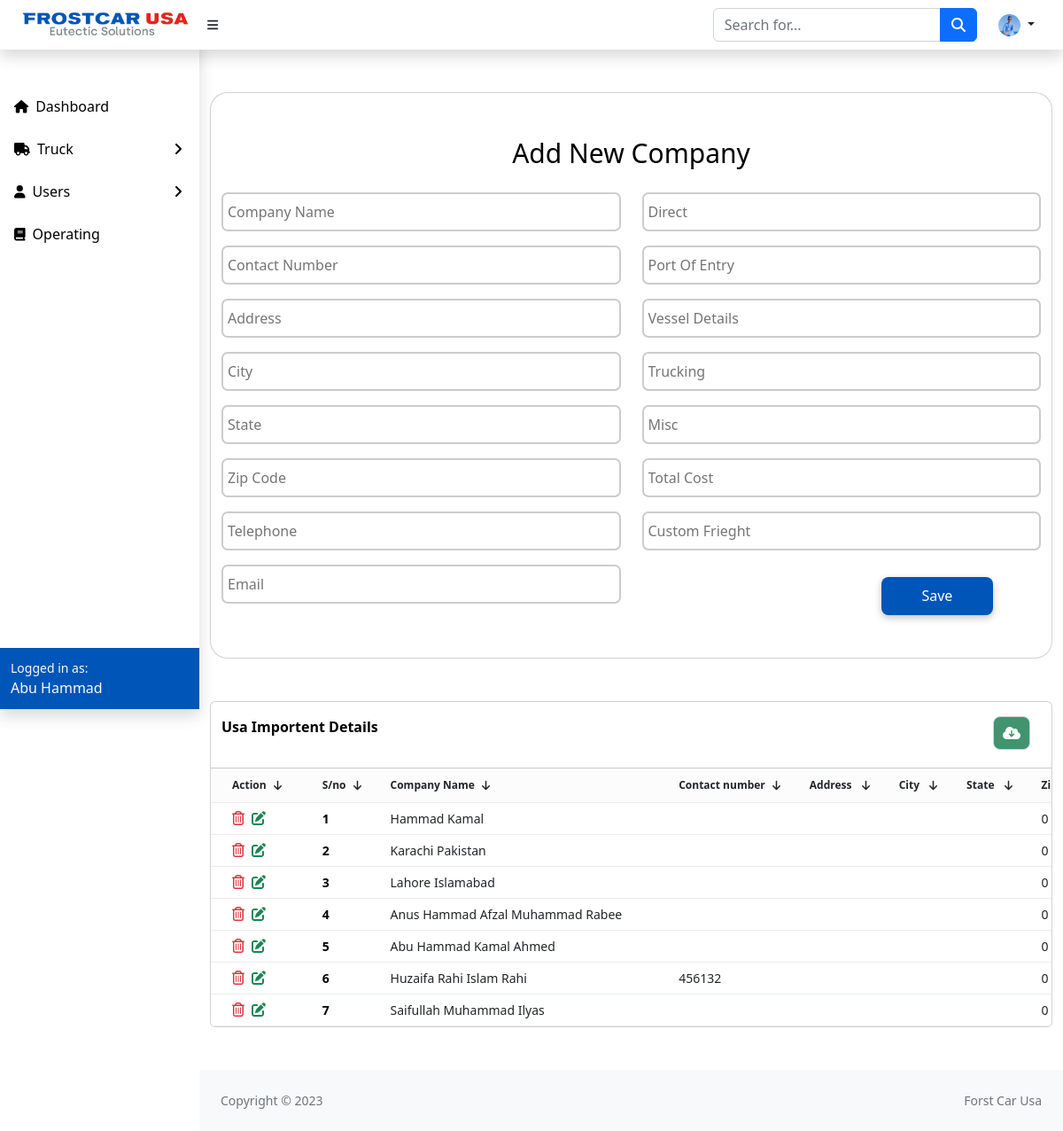
Page /company.php (signed in) on the committed database.
### tables this page shows
CREATE TABLE `importer_details` (
  `importer_id` int(10) NOT NULL,
  `company_name` varchar(255) NOT NULL,
  `company_contact` varchar(50) DEFAULT NULL,
  `company_address` varchar(255) DEFAULT NULL,
  `company_city` varchar(255) DEFAULT NULL,
  `company_state` varchar(255) DEFAULT NULL,
  `company_zipcode` int(10) DEFAULT NULL,
  `company_telephone` varchar(50) DEFAULT NULL,
  `company_email` varchar(50) DEFAULT NULL,
  `company_direct` varchar(255) DEFAULT NULL,
  `company_port_of_entry` varchar(255) DEFAULT NULL,
  `company_vessel_detail` varchar(255) DEFAULT NULL,
  `company_trucking` varchar(255) DEFAULT NULL,
  `company_misc` varchar(255) DEFAULT NULL,
  `total_cost` varchar(255) DEFAULT NULL,
  `custom_frieght` varchar(255) DEFAULT NULL,
  `added_on` datetime DEFAULT NULL,
  `added_by` varchar(255) DEFAULT NULL,
  `updated_on` datetime DEFAULT NULL,
  `updated_by` varchar(255) DEFAULT NULL
);

### function/function.inc.php (called while the page is built, shortened)
<?php
include "./config/config.php";
function getAll($table)
{
   global $conn;
   $query = "SELECT * FROM $table";
   return $query_run = mysqli_query($conn, $query);
};
?>

### company.php (the view, shortened to what this page needs)
<?php
require './function/function.inc.php';
include "./includes/header.php";
include "./includes/searchbar.php";
include "./includes/navbar.php";
include "./includes/sidebar.php";
?>
<div class="container-fluid">
    <form action="add_company_code.php" method="post">
        <div class="row my-5">
            <div class="col-lg-12 course-card pb-5">
                <div class="card mein-card mb-5">
                    <h3 class=" font-inter text-center  my-3">Add New Company</h3>
                    <div class="container-fluid">
                        <div class="row">
                            <div class="col-lg-6">
                                <div class="in">
                                    <input type="text" name="company_name" class="inputDesign w-100 py-2 mt-3" placeholder="Company Name">
                                </div>
                                <div class="in">
                                    <input type="text" name="company_contact" value="<?php echo isset($_POST['company_contact']) ? htmlspecialchars($_POST['company_contact']) : ''; ?>" class=" inputDesign w-100 py-2 mt-3" placeholder="Contact Number ">
                                </div>
                                <div class="in">
                                    <input type="text" name="company_address" class=" inputDesign w-100 py-2 mt-3" placeholder="Address">
                                </div>
                                <div class="in">
                                    <input type="text" name="company_city" class=" inputDesign w-100 py-2 mt-3" placeholder="City">
                                </div>
                                <div class="in">
                                    <input type="text" name="company_state" class=" inputDesign w-100 py-2 mt-3" placeholder="State ">
                                </div>
                                <div class="in">
                                    <input type="text" name="company_zipcode" class=" inputDesign w-100 py-2 mt-3" placeholder="Zip Code ">
                                </div>
                                <div class="in">
                                    <input type="text" name="company_telephone" class=" inputDesign w-100 py-2 mt-3" placeholder="Telephone ">
                                </div>
                                <div class="in">
                                    <input type="email" name="company_email" class=" inputDesign w-100 py-2 mt-3" placeholder="Email ">
                                </div>
                            </div>
                            <div class="col-lg-6">
                                <div class="in">
                                    <input type="text" name="company_direct" class=" inputDesign w-100 py-2 mt-3" placeholder="Direct ">
                                </div>
                                <div class="in">
                                    <input type="text" name="company_port" class=" inputDesign w-100 py-2 mt-3" placeholder="Port Of Entry ">
                                </div>
                                <div class="in">
                                    <input type="text" name="company_vessel" class=" inputDesign w-100 py-2 mt-3" placeholder="Vessel Details">
                                </div>
                                <div class="in">
                                    <input type="text" name="company_trucking" class=" inputDesign w-100 py-2 mt-3" placeholder="Trucking">
                                </div>
                                <div class="in">
                                    <input type="text" name="company_misc" class=" inputDesign w-100 py-2 mt-3" placeholder="Misc">
                                </div>
                                <div class="in">
                                    <input type="text" name="total_cost" class=" inputDesign w-100 py-2 mt-3" placeholder="Total Cost">
                                </div>
                                <div class="in">
                                    <input type="text" name="custom_frieght" class=" inputDesign w-100 py-2 mt-3" placeholder="Custom Frieght">
                                </div>
                                <button name="add_company_btn" class="save py-2">Save</button>
                            </div>
                        </div>
                    </div>
                </div>
            </div>
            <div class="col-lg-12 ">
                <div class="card">
                    <div class="row">
                        <div class="col-lg-3 col-md-3 text-start py-3 px-4">
                            <p class="font student"> Usa Importent Details</p>
                        </div>
                        <div class="col-lg-9 col-md-9 py-3 ">
                            <div class="btn-edit-delete1 text-end px-1">
                                <a href="./excel/comexport.php" id="export">
                                    <span class="fa-solid fa-cloud-arrow-down export export-btn"> </span>
                                </a>
                            </div>
                        </div>
                    </div>
                    <div class="dov ">
                        <div class="table-wrapper">
                            <table class="contain-table">
                                <thead>
                                    <tr>
                                        <th>Action<i class="fa-solid fa-arrow-down px-2"></i></th>
                                        <th>S/no<i class="fa-solid fa-arrow-down px-2"></i></th>
                                        <th>Company Name<i class="fa-solid fa-arrow-down px-2"></i></th>
                                        <th>Contact number<i class="fa-solid fa-arrow-down px-2"></i></th>
                                        <th>Address <i class="fa-solid fa-arrow-down px-2"></i></th>
                                        <th>City <i class="fa-solid fa-arrow-down px-2"></i></th>
                                        <th>State <i class="fa-solid fa-arrow-down px-2"></i></th>
                                        <th>Zipe Code<i class="fa-solid fa-arrow-down px-2"></i></th>
                                    </tr>
                                </thead>
                                <tbody id="data-table">
                                    <?php
                                    $category = getAll("importer_details");
                                    if (mysqli_num_rows($category) > 0) {
                                        $no = 1;
                                        foreach ($category as $item) {
                                    ?>
                                            <tr>
                                                <td>
                                                    <a href="add_company_code.php?deleteid=<?= $item['importer_id'] ?>" name="delete"><i class="fa-regular fa-trash-can text-danger me-1 fs-6"></i></a>
                                                    <a href="edit_company.php?editid=<?= $item['importer_id'] ?>"><i class="fa-solid fa-pen-to-square text-success  fs-6"></i></a>
                                                </td>
                                                <td class="font"><?= $no++; ?></td>
                                                <td class="searchable"><?= $item['company_name'] ?></td>
                                                <td><?= $item['company_contact'] ?></td>
                                                <td><?= $item['company_address'] ?></td>
                                                <td><?= $item['company_city'] ?></td>
                                                <td><?= $item['company_state'] ?></td>
                                                <td><?= $item['company_zipcode'] ?></td>
                                            </tr>
                                    <?php  }
                                    } else {
                                        echo '
                                        <tr>
                                        <td class="text-danger">Data not found</td></tr>
                                        ';
                                    } ?>
                                </tbody>
                            </table>
                        </div>
                    </div>
                </div>
            </div>
        </div>
    </form>
</div>
<?php
include "./includes/footer.php";
?>

### includes/navbar.php (shortened to what this page needs)
<?php
global $conn;
?>
<?php
$select = "SELECT * FROM `admin_users` WHERE `user_email` = '{$_SESSION['user_email']}'";
$result = mysqli_query($conn, $select);
while ($row = mysqli_fetch_assoc($result)) {
?>
    <ul class="navbar-nav  ms-auto me-0 me-md-3 my-2 my-md-0   ms-md-0 me-3 me-lg-4">
        <li class="nav-item dropdown">
            <a class="nav-link dropdown-toggle text-dark " id="navbarDropdown" href="#" role="button" data-bs-toggle="dropdown" aria-expanded="false">
                <img class="rounded-circle" height="25" width="25" src="media/user_images/<?php echo $_SESSION['user_image']; ?>" alt="">
            </a>
        </li>
    <?php } ?>
    </ul>
    </nav>

### css/main.css (style rules this page uses)
.font { font-weight: bold; color: black; }
.mein-card { height: 100%; border-radius: 20px; }
.save { color: white; background-color: #0055B8; box-shadow: rgba(0, 0, 0, 0.24) 0px 3px 8px; width: 28%; border: none; height: 43px; line-height: 13px; border-radius: 8px; margin-top: 30px; margin-left: 60%; }
.font-inter { color: black; font-weight: 500; font-size: 30px; line-height: 24px; padding-top: 40px; }
.export { margin-right: 20px; }
.export-btn { background: #41946D; border: 1px solid #D0D5DD; border-radius: 8px; padding: 10px; color: white; }
table th { position: sticky; top: 0px; background: #FCFCFD; border-bottom: 1px solid #EAECF0; padding-top: 10px; padding-bottom: 10px; font-size: 12px; padding-left: 24px; }
table td { padding-right: 40px; padding-top: 7px; padding-bottom: 7px; padding-left: 24px; font-weight: 400; font-size: 14px; }
table tr { border-bottom: 1px solid #EAECF0; }
.table-wrapper { max-height: 88vh; overflow-y: auto scroll; max-width: 100%; overflow-x: scroll; text-align: start; padding-right: 24px; }
table { min-width: max-content; }
.inputDesign { padding: 5px; border: 2px solid #ccc; border-radius: 7px; font-size: 16px; outline: none; }

### rows in the picture
importer_details: company_name "Hammad Kamal", company_zipcode "0"
importer_details: company_name "Karachi Pakistan", company_zipcode "0"
importer_details: company_name "Lahore Islamabad", company_zipcode "0"
importer_details: company_name "Anus Hammad Afzal Muhammad Rabee", company_zipcode "0"
importer_details: company_name "Abu Hammad Kamal Ahmed", company_zipcode "0"
importer_details: company_name "Huzaifa Rahi Islam Rahi", company_contact "456132", company_zipcode "0"
importer_details: company_name "Saifullah Muhammad Ilyas", company_zipcode "0"

### other values in the picture
$_SESSION['user_fullname'] "Abu Hammad"
